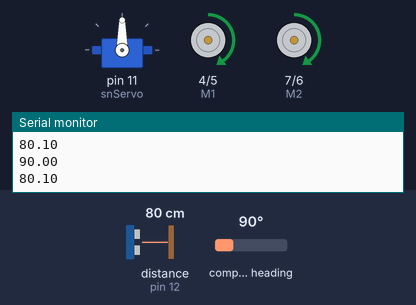
Bench run of a sketch on a simulated Arduino Uno, built with avr-gcc and run on an emulated ATmega328P. Parts: servo, direction and speed pins drawn as motors (green arrow = direction pin HIGH = forward, orange = LOW = backward, longer = more drive), the last lines printed to the serial monitor. Wiring (inferred from the names in the program): ultrasonic range finder: trigger pin 13; echo pin 12; HMC5883L compass at I2C address 0x1E. The inputs (shaded band) are chosen by the test bench; at power-on: compass heading 90°, distance to the obstacle (sensor on pin 12) 80 cm. The echo pulse lasts 58.3 µs per cm.

Above: at 2.2 s.
2.3 s: compass heading set to 106°
At 2.51 s:
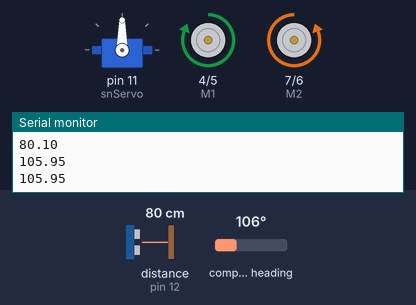
5.3 s: compass heading set to 101°
At 5.3 s:
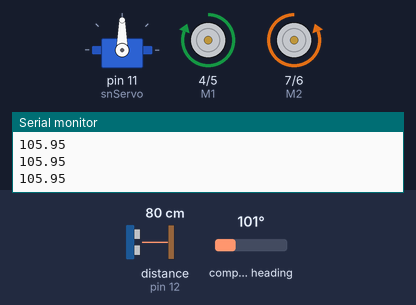
6.8 s: compass heading set to 7°
At 8.2 s:
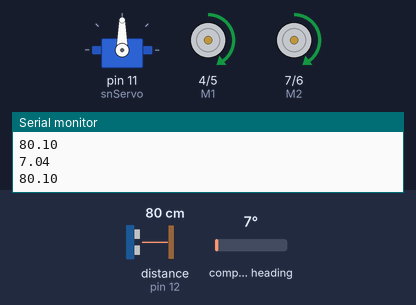
8.6 s: distance to the obstacle (sensor on pin 12) set to 18 cm
10.1 s: distance to the obstacle (sensor on pin 12) set to 14 cm
At 10.9 s:
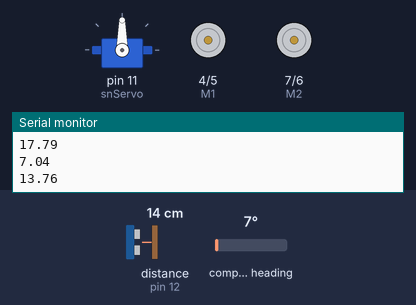
Timing chart, 0 to 13.0 s (numbered marks = the images above; inputs shaded):
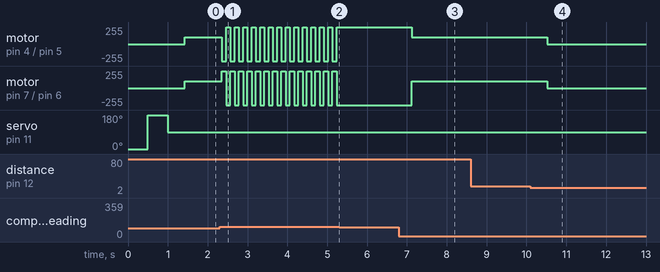

Measured:
- the behaviour switches between 100 and 101° on compass heading (found by bisection; images 0 and 1)
- the behaviour switches between 106 and 105° on compass heading (found by bisection; images 1 and 2)
- the behaviour switches between 16 and 15 cm on distance to the obstacle (sensor on pin 12) (found by bisection; images 3 and 4)
- after the input at 2.3 s, motor on pin 4 (M1) / pin 5 (E1), motor on pin 7 (M2) / pin 6 (E2): alternates forward 255/255 for 0.11 s and backward 255/255 for 0.11 s, starting after 0.06 s
- after the input at 5.3 s, motor on pin 4 (M1) / pin 5 (E1): stops changing and stays forward 255/255; motor on pin 7 (M2) / pin 6 (E2): stops changing and stays backward 255/255
- after the input at 6.8 s, motor on pin 4 (M1) / pin 5 (E1): forward 255/255 → forward 100/255 after 0.32 s; motor on pin 7 (M2) / pin 6 (E2): backward 255/255 → forward 100/255 after 0.32 s
- after the input at 10.1 s, motor on pin 4 (M1) / pin 5 (E1), motor on pin 7 (M2) / pin 6 (E2): forward 100/255 → stopped after 0.42 s

The sketch:

wheel.ino
```cpp
/**************************************************************************************************************************
   Operater-Bot
   wheel.ino
   Last Modified - 2017/5/14
   by nicholaslu
   Control Motos and direction
   Remove double slash to let gofunctions to decide running time

    Arduino GND -> GY271/HMC5883L GND
    Arduino 3.3V -> GY271/HMC5883L VCC
    Arduino A4 (SDA) -> GY271/HMC5883L SDA
    Arduino A5 (SCL) -> GY271/HMC5883L SCL

    Reference:  https://www.dipmicro.com/store/GY271-MOD

**************************************************************************************************************************/
#include <Wire.h> //I2C Arduino Library
#include <Servo.h>

#define HMC5883L_ADDR 0x1E //0011110b, I2C 7bit address of HMC5883
#define ECHOPIN 12 // Sonar
#define TRIGPIN 13

Servo snServo; // create servo object

// L298P
// speed is the default PWM speed
int E1 = 5;
int M1 = 4;
int E2 = 6;
int M2 = 7;
int speed = 100;
int incomingByte = 0; // for incoming serial data
int i = 1;
bool haveHMC5883L = false;

void setup()
{
  pinMode(M1, OUTPUT);
  pinMode(M2, OUTPUT);
  pinMode(ECHOPIN, INPUT);
  pinMode(TRIGPIN, OUTPUT);
  snServo.attach(11); // attaches the servo on pin 11 to the servo object
  snServo.write(0);
  delay(500);
  snServo.write(180);
  delay(500);
  snServo.write(90);
  Serial.begin(9600); // 9600 bps
  Wire.begin();
  // lower I2C clock
  TWBR = 78;  // 25 kHz
  TWSR |= _BV (TWPS0);  // change prescaler
}

void loop()
{
  if ( Serial.available() > 0)
  {
    incomingByte = Serial.read();
    if ('f' == incomingByte) {
      goForward(1000);
    }
    if ('g' == incomingByte) {
      goForwardFast(1000);
    }
    if ('b' == incomingByte) {
      goBackward(1000);
    }
    if ('e' == incomingByte) {
      goBackwardFast(1000);
    }
    if ('s' == incomingByte) {
      stopMoto(1000);
    }
    if ('r' == incomingByte) {
      turnRight(500);
    }
    if ('l' == incomingByte) {
      turnLeft(500);
    }
  }
  /*
    getDistance();
    getHead();
  */
  if (i == 1) walk();
  i = 0;
  stopMoto(1);
}

void goForward(int i)
{
  digitalWrite(M1, HIGH);
  digitalWrite(M2, HIGH);
  analogWrite(E1, speed);
  analogWrite(E2, speed);
  //delay(i);
  //stopMoto();
}

void goForwardFast(int i)
{
  digitalWrite(M1, HIGH);
  digitalWrite(M2, HIGH);
  digitalWrite(E1, HIGH);
  digitalWrite(E2, HIGH);
  //delay(i);
  //stopMoto();
}

void goBackward(int i)
{
  digitalWrite(M1, LOW);
  digitalWrite(M2, LOW);
  analogWrite(E1, speed);
  analogWrite(E2, speed);
  //delay(i);
  //stopMoto();
}

void goBackwardFast(int i)
{
  digitalWrite(M1, LOW);
  digitalWrite(M2, LOW);
  digitalWrite(E1, HIGH);
  digitalWrite(E2, HIGH);
  //delay(i);
  //stopMoto();
}

void stopMoto(int i)
{
  digitalWrite(M1, HIGH);
  digitalWrite(M2, HIGH);
  analogWrite(E1, 0);
  analogWrite(E2, 0);
  //delay(i);
  //stopMoto();
}

// According to my test, it gonna turn almost 90 degrees while i = 500m
void turnLeft(int i)
{
  digitalWrite(M1, HIGH);
  digitalWrite(M2, LOW);
  digitalWrite(E1, HIGH);
  digitalWrite(E2, HIGH);
  //delay(i);
  //stopMoto();
}

void turnRight(int i)
{
  digitalWrite(M1, LOW);
  digitalWrite(M2, HIGH);
  digitalWrite(E1, HIGH);
  digitalWrite(E2, HIGH);
  //delay(i);
  //stopMoto();
}

float getHead()
{
  float angle;
  bool detect = detectHMC5883L();

  if (!haveHMC5883L)
  {
    if (detect)
    {
      haveHMC5883L = true;
      Serial.println("HMC5883L detected");
      // Put the HMC5883 IC into the correct operating mode
      Wire.beginTransmission(HMC5883L_ADDR); //open communication with HMC5883
      Wire.write(0x02); //select mode register
      Wire.write(0x00); //continuous measurement mode
      Wire.endTransmission();
    }
    else
    {
      Serial.println("HMC5883L not detected");
      delay(2000);
      return;
    }
  }
  else
  {
    if (!detect) {
      haveHMC5883L = false;
      Serial.println("HMC5883L lost");
      delay(2000);
      return;
    }
  }

  int x, y, z; //triple axis data

  //Tell the HMC5883 where to begin reading data
  Wire.beginTransmission(HMC5883L_ADDR);
  Wire.write(0x03); //select register 3, X MSB register
  Wire.endTransmission();

  //Read data from each axis, 2 registers per axis
  Wire.requestFrom(HMC5883L_ADDR, 6);
  if (6 <= Wire.available()) {
    x = Wire.read() << 8; //X msb
    x |= Wire.read(); //X lsb
    z = Wire.read() << 8; //Z msb
    z |= Wire.read(); //Z lsb
    y = Wire.read() << 8; //Y msb
    y |= Wire.read(); //Y lsb
  }

  //Print out values of each axis
  angle = atan2(y , x) * 180 / PI;
  Serial.println(angle);
  //  Serial.print("x: ");
  //  Serial.print(x);
  //  Serial.print("  y: ");
  //  Serial.print(y);
  //  Serial.print("  z: ");
  //  Serial.println(z);
  return angle;
}

bool detectHMC5883L()
{
  // read identification registers
  Wire.beginTransmission(HMC5883L_ADDR); //open communication with HMC5883
  Wire.write(10); //select Identification register A
  Wire.endTransmission();
  Wire.requestFrom(HMC5883L_ADDR, 3);
  if (3 == Wire.available()) {
    char a = Wire.read();
    char b = Wire.read();
    char c = Wire.read();
    if (a == 'H' && b == '4' && c == '3')
      return true;
  }

  return false;
}

float getDistance()
{
  digitalWrite(TRIGPIN, LOW);
  delayMicroseconds(2);
  digitalWrite(TRIGPIN, HIGH);
  delayMicroseconds(10);
  digitalWrite(TRIGPIN, LOW);
  float distance = pulseIn(ECHOPIN, HIGH);
  distance = distance / 58;
  Serial.println(distance);
  delay(200);
  if (distance > 100) {
    digitalWrite(13, HIGH);
    delay(100);
  }
  else {
    digitalWrite(13, LOW);
    delay(100);
  }
  return distance;
}

void walk()
{
  float curHead, oriHead, curDist, deviation;
  float guess = 10;
  oriHead = getHead();
  curDist = getDistance();
  delay(100);
  while (curDist > 1000) {
    curDist = getDistance();
    delay(100);
  }
  while (curDist >= 15) {
    curHead = getHead();
    deviation = abs(curHead) - abs(oriHead);
    if (deviation <= 10) {
      goForward(1);
    }
    else {
      stopMoto(1);
      while (abs(curHead) - abs(oriHead) > 10)
      {
        if (guess > 0) {
          turnRight(1);
          delay(abs(guess) * 10);
        }
        if (guess < 0) {
          turnLeft(1);
          delay(abs(guess) * 10);
        }
        curHead = getHead();
        if (abs(curHead) - abs(oriHead) >= deviation) {
          guess = -guess;
        }
        else {
          guess = guess / 2;
        }
      }
    }
    curDist = getDistance();
  }
  stopMoto(1);
}
```
